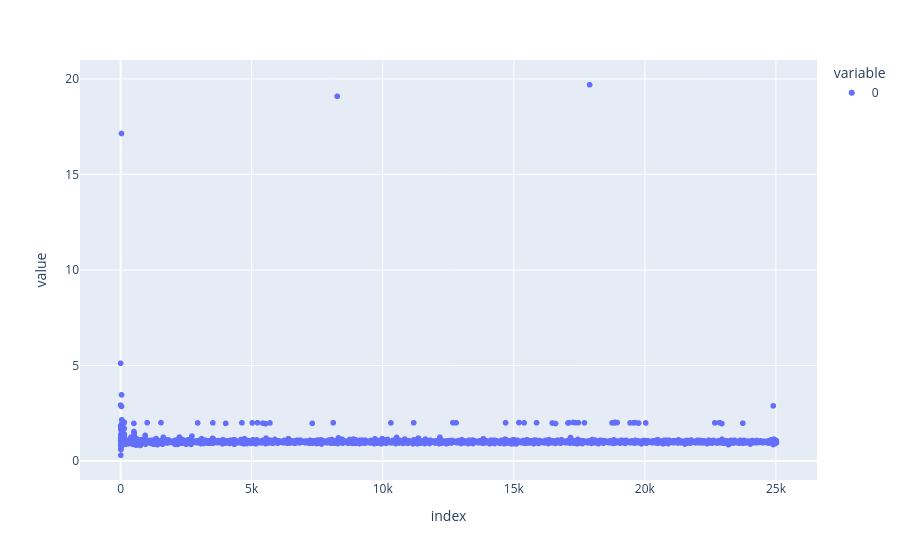

Notebook cell for this chart:
### Code cell
rough_frequency = len(samples) / len(set(span for _, span in samples))

data = np.array(
    [
        cs.distance(s1, s2)
        / (0.5 * s1.full_speed + 0.5 * s2.full_speed)
        * rough_frequency
        for (s1, _), (s2, _) in zip(samples[:-1], samples[1:])
    ]
)

px.scatter(data)

### Figure 1 — Plotly figure (JSON) as saved in the notebook; plotly's stock layout.template omitted (floating-point values rounded to 4 significant figures; data arrays with more than 128 entries replaced by an {"elided": "..."} marker saying what was removed)
{"data": [{"hovertemplate": "variable=0<br>index=%{x}<br>value=%{y}<extra></extra>", "legendgroup": "0", "marker": {"color": "#636efa", "symbol": "circle"}, "mode": "markers", "name": "0", "showlegend": true, "type": "scattergl", "x": {"elided": "25018 int values"}, "xaxis": "x", "y": {"elided": "25018 float values"}, "yaxis": "y"}], "layout": {"legend": {"title": {"text": "variable"}, "tracegroupgap": 0}, "margin": {"t": 60}, "xaxis": {"anchor": "y", "domain": [0, 1], "title": {"text": "index"}}, "yaxis": {"anchor": "x", "domain": [0, 1], "title": {"text": "value"}}}}
